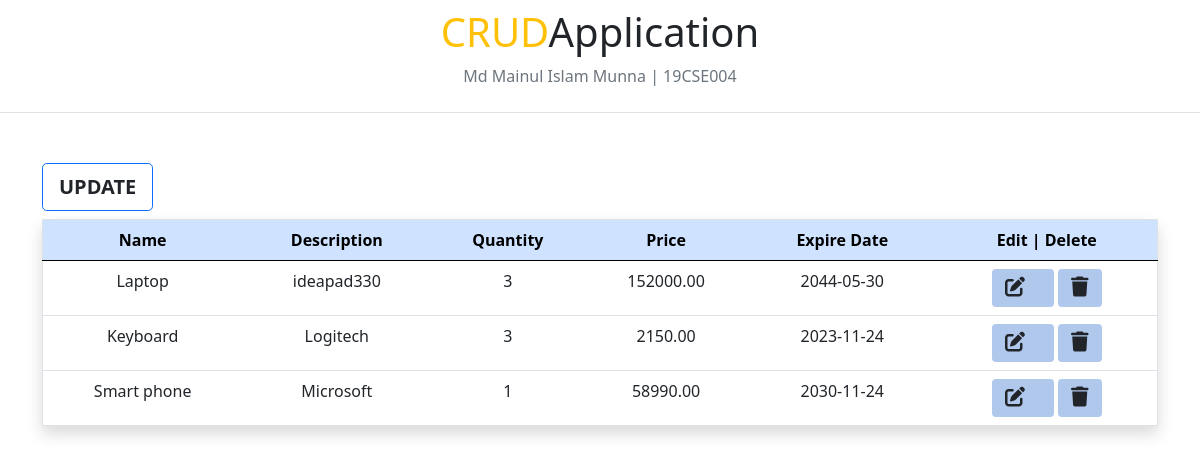
The page / on the database its author committed.
### tables this page shows
CREATE TABLE `product` (
  `id` int(11) NOT NULL,
  `name` varchar(100) NOT NULL,
  `description` varchar(100) NOT NULL,
  `quantity` int(5) NOT NULL,
  `price` decimal(10,2) NOT NULL,
  `expire_date` date NOT NULL
);

### index.php (the view, shortened to what this page needs)
<?php
include 'sql_connection.php';
include 'inc/header.php';
?>
<tbody>
  <?php
  $sql = "SELECT *FROM product";
  $result = mysqli_query($conn, $sql);
  if (!$result) {
    echo mysqli_error($conn);
  } else {
    while ($row = mysqli_fetch_assoc($result)) {
      $id = $row['id'];
      $name = $row['name'];
      $description = $row['description'];
      $quantity = $row['quantity'];
      $price = $row['price'];
      $expire_date = $row['expire_date'];
      echo '<tr>
            <td scope="row" >' . $name . '</td>
            <td>' . $description . '</td>
            <td> ' . $quantity . '</td>
            <td> ' . $price . '</td>
            <td> ' . $expire_date . '</td>
            <td>
            <button class="btn " style="background-color: #b1c8ed;"><a href="edit.php?editid=' . $id . '" class="text-dark" style="text-decoration:none"><i
            class="fa-solid fa-pen-to-square fs-5 me-3"></i></a></button>
            <button class="btn " style="background-color: #b1c8ed;"><a href="delete.php?deleteid=' . $id . '" class="text-dark" style="text-decoration:none"><i
            class="fa-solid fa-trash fs-5"></i></a></button>
            </td>
          </tr>';
    }
  }
  ?>
</tbody>
</body>
</body>
</html>

### inc/header.php (shortened to what this page needs)
<!DOCTYPE html>
<html lang="en">
<head>
    <link href="https://cdn.jsdelivr.net/npm/bootstrap@5.0.2/dist/css/bootstrap.min.css" rel="stylesheet"
>
</head>
<body>
    <div class="text-center border-bottom py-2">
        <h1><span class="text-warning">CRUD</span>Application</h1>
        <p class="text-muted">Md Mainul Islam Munna | 19CSE004</p>
    </div>
    <div class="container">
        <button class="btn btn-lg btn-outline-primary btn-hover mb-2 fw-bolder"
            style="margin:50px 0px 0px 0px; "><a href="add.php"
                class="text-dark justify-content-start " style="text-decoration:none">UPDATE</a></button>
        <table class="table table-responsive table-hover text-center shadow border rounded-top "
            style="width:100%; ">
            <thead class="table-primary rounded-top">
                <tr>
                    <th scope="col">Name</th>
                    <th scope="col">Description</th>
                    <th scope="col">Quantity</th>
                    <th scope="col">Price</th>
                    <th scope="col">Expire Date</th>
                    <th scope="col">Edit | Delete</th>
                </tr>
            </thead>
    </div>

### rows shown on the page
product: name "Laptop", description "ideapad330", quantity "3", price "152000.00", expire_date "2044-05-30"
product: name "Keyboard", description "Logitech", quantity "3", price "2150.00", expire_date "2023-11-24"
product: name "Smart phone", description "Microsoft", quantity "1", price "58990.00", expire_date "2030-11-24"
